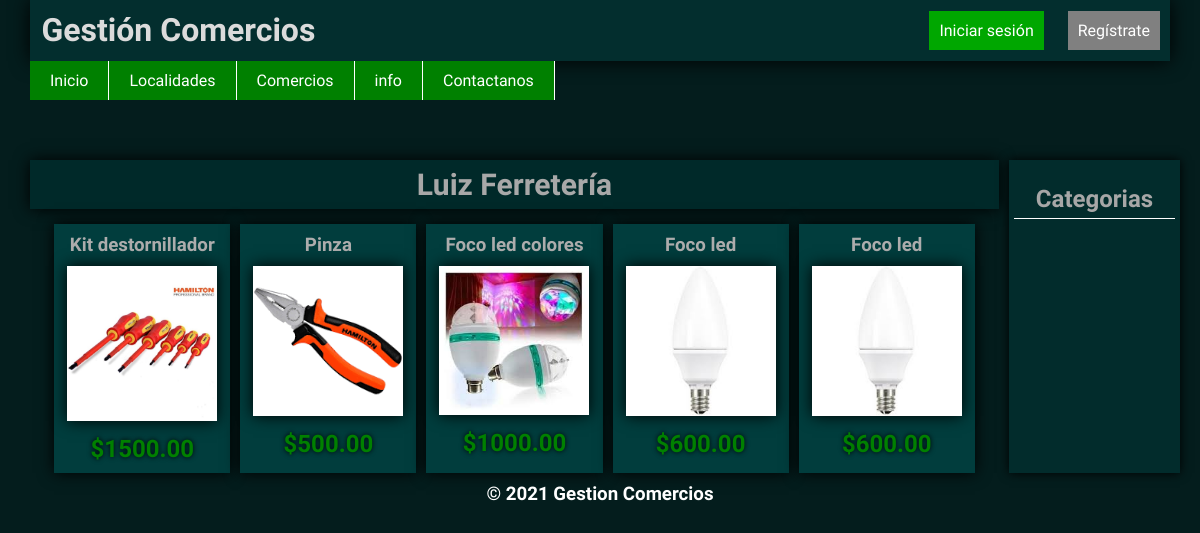
Screenshot of /seccionComercio1 with the database file from the repository.
### GestionComerciosApp/models.py (models this page shows, shortened)
class PostDeComerciosForms(models.Model):
    post_user = models.ForeignKey(User, on_delete=models.CASCADE)
    nombre_del_comercio = models.CharField(max_length=100)
    tipo_comercio = models.ForeignKey(ComercioForms, on_delete=models.CASCADE)
    descripcion = models.TextField()
    img_comercio = models.ImageField(upload_to='comercos')
    localidad = models.ForeignKey(LocalidadesForms,on_delete=models.CASCADE)

class ProductosForms(models.Model):
    comercio_pertenece = models.ForeignKey(PostDeComerciosForms, on_delete=models.CASCADE)
    nombre_producto = models.CharField(max_length=150)
    precio_producto = models.DecimalField(max_digits=6, decimal_places=2)
    img_producto = models.ImageField(upload_to='productos-comercio')

### GestionComerciosApp/views.py (the view)
# urls.py: path('seccionComercio<int:id>',seccionComercio, name='seccionComercio'),
def seccionComercio(request, id):
    if request.user.is_authenticated:
        img_perfil = ImgPerfil.objects.filter(usuario=request.user)
        comercio = PostDeComerciosForms.objects.filter(id=id)
        categoria = CategoriaProductos.objects.filter(pertenece=id)
        print(categoria)
        form = ProductosForms.objects.filter(comercio_pertenece=id)
        return render(request, 'seccion_comercios.html',{'form':form, 'comer':comercio,'img':img_perfil,'cat':categoria})
    else:
        comercio = PostDeComerciosForms.objects.filter(id=id)
        form = ProductosForms.objects.filter(comercio_pertenece=id)
        return render(request, 'seccion_comercios.html',{'form':form, 'comer':comercio})

### GestionComerciosApp/templates/seccion_comercios.html (shortened to what this page needs)
{% extends 'base.html' %}
{% load static %}
{% block section %}
<div class="contenedor-seccion-comercios">
    <section>
        <div class="contenedor-producots">
                {% for c in comer %}
                <h1>{{ c.nombre_del_comercio }}</h1>
                {% endfor %}
                <article class="articulo-productos">
                    {% for f in form %}
                    <div class="lista-productos">
                        <h3>{{ f.nombre_producto }}</h3>
                        <img src="{{ f.img_producto.url }}" alt="">
                        <h2>${{ f.precio_producto }}</h2>
                    </div>
                    {% endfor %}
                </article>
        </div>
    </section>
    <aside class="aside-comercios">
        <div class="barra-lateral">
            <h2>Categorias</h2>
        </div>
    </aside>
</div>
{% endblock %}

### GestionComerciosApp/static/estilos.css (style rules this page uses)
* { margin: 0%; padding: 0%; font-family: 'Roboto Condensed', sans-serif; }
body { background:rgb(4, 29, 29); width: 95%; margin: auto; }
section { margin-top: 20px; }
article { display: grid; grid-template-columns: 1fr 1fr 1fr; gap: 20px; width: 95%; margin: auto; }
.contenedor-seccion-comercios { display: grid; grid-template-columns: 85% 15%; gap: 10px; }
.contenedor-producots > h1 { text-align: center; color: rgb(168, 168, 168); background: rgb(0, 41, 41); box-shadow: 0 0 15px black; padding: 7px; margin: 40px 0 15px; font-size: 30px; }
.articulo-productos { display: grid; grid-template-columns: 1fr 1fr 1fr 1fr 1fr; gap: 10px; }
.lista-productos { background: rgb(1, 61, 61); box-shadow: 0 0 15px black; padding: 10px; text-align: center; color: rgb(173, 173, 173); }
.lista-productos > img { width: 150px; box-shadow: 0 0 15px black; }
.lista-productos >h3 { padding-bottom: 10px; }
.lista-productos > h2 { color: green; text-shadow: 0 0 5px black; padding-top: 10px; }
.aside-comercios { background: rgb(2, 44, 44); padding: 5px; margin-top: 60px; box-shadow: 0 0 10px; }
.aside-comercios > .barra-lateral { margin-top: 20px; text-align: center; }
.aside-comercios > .barra-lateral h2 { color: rgb(167, 167, 167); padding-bottom: 5px; border-bottom: 1px solid white; }

### rows the page displays
PostDeComerciosForms: nombre_del_comercio "Luiz Ferretería"
ProductosForms: nombre_producto "Kit destornillador", img_producto (picture), precio_producto "1500.00"
ProductosForms: nombre_producto "Pinza", img_producto (picture), precio_producto "500.00"
ProductosForms: nombre_producto "Foco led colores", img_producto (picture), precio_producto "1000.00"
ProductosForms: nombre_producto "Foco led", img_producto (picture), precio_producto "600.00"
ProductosForms: nombre_producto "Foco led", img_producto (picture), precio_producto "600.00"
